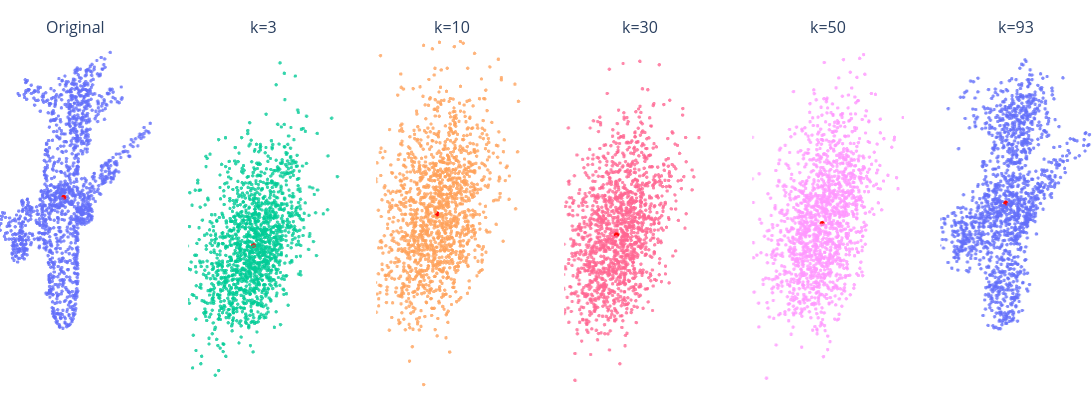

The code cell stored with this chart in its notebook:
### Code cell
def reconstruct_from_pca(mean_shape, components, scores, shape_index, k):
    mean_vector = mean_shape.reshape(-1)
    reconstructed = mean_vector + scores[shape_index, :k] @ components[:k, :]
    return reconstructed.reshape(mean_shape.shape)

def plot_original_vs_reconstructions(original, reconstructions, titles, size=2, max_points=1500, seed=0):
    n_plots = 1 + len(reconstructions)

    fig = make_subplots(
        rows=1,
        cols=n_plots,
        specs=[[{"type": "scene"} for _ in range(n_plots)]],
        subplot_titles=["Original"] + titles
    )

    all_shapes = [original] + reconstructions

    sample_idx = None
    if max_points is not None and len(original) > max_points:
        rng = np.random.default_rng(seed)
        sample_idx = rng.choice(len(original), max_points, replace=False)

    for i, points in enumerate(all_shapes):
        pts = points

        if sample_idx is not None:
            pts = pts[sample_idx]

        fig.add_trace(
            go.Scatter3d(
                x=pts[:, 0],
                y=pts[:, 1],
                z=pts[:, 2],
                mode="markers",
                marker=dict(size=size, opacity=0.8),
                showlegend=False
            ),
            row=1,
            col=i + 1
        )

        fig.add_trace(
            go.Scatter3d(
                x=[0],
                y=[0],
                z=[0],
                mode="markers",
                marker=dict(size=3, color="red"),
                showlegend=False
            ),
            row=1,
            col=i + 1
        )

    layout_update = {
        "width": 300 * n_plots,
        "height": 420,
        "margin": dict(l=0, r=0, t=40, b=0)
    }

    for i in range(1, n_plots + 1):
        layout_update[f"scene{i}"] = dict(
            xaxis=dict(visible=False),
            yaxis=dict(visible=False),
            zaxis=dict(visible=False),
            aspectmode="data"
        )

    fig.update_layout(**layout_update)
    fig.show()

shape_index = 20 

original = point_clouds_norm[shape_index]

k_comp = [3, 10, 30, 50, 93]

reconstructions = [
    reconstruct_from_pca(mean_shape, components, scores, shape_index, k)
    for k in k_comp
]

titles = [f"k={k}" for k in k_comp]

plot_original_vs_reconstructions(
    original,
    reconstructions,
    titles,
    size=2,
    max_points=1500,
    seed=0
)

### Figure 1 — Plotly figure (JSON) as saved in the notebook; plotly's stock layout.template omitted (floating-point values rounded to 4 significant figures; data arrays with more than 128 entries replaced by an {"elided": "..."} marker saying what was removed)
{"data": [{"marker": {"opacity": 0.8, "size": 2}, "mode": "markers", "scene": "scene", "showlegend": false, "type": "scatter3d", "x": {"elided": "1500 float values"}, "y": {"elided": "1500 float values"}, "z": {"elided": "1500 float values"}}, {"marker": {"color": "red", "size": 3}, "mode": "markers", "scene": "scene", "showlegend": false, "type": "scatter3d", "x": [0], "y": [0], "z": [0]}, {"marker": {"opacity": 0.8, "size": 2}, "mode": "markers", "scene": "scene2", "showlegend": false, "type": "scatter3d", "x": {"elided": "1500 float values"}, "y": {"elided": "1500 float values"}, "z": {"elided": "1500 float values"}}, {"marker": {"color": "red", "size": 3}, "mode": "markers", "scene": "scene2", "showlegend": false, "type": "scatter3d", "x": [0], "y": [0], "z": [0]}, {"marker": {"opacity": 0.8, "size": 2}, "mode": "markers", "scene": "scene3", "showlegend": false, "type": "scatter3d", "x": {"elided": "1500 float values"}, "y": {"elided": "1500 float values"}, "z": {"elided": "1500 float values"}}, {"marker": {"color": "red", "size": 3}, "mode": "markers", "scene": "scene3", "showlegend": false, "type": "scatter3d", "x": [0], "y": [0], "z": [0]}, {"marker": {"opacity": 0.8, "size": 2}, "mode": "markers", "scene": "scene4", "showlegend": false, "type": "scatter3d", "x": {"elided": "1500 float values"}, "y": {"elided": "1500 float values"}, "z": {"elided": "1500 float values"}}, {"marker": {"color": "red", "size": 3}, "mode": "markers", "scene": "scene4", "showlegend": false, "type": "scatter3d", "x": [0], "y": [0], "z": [0]}, {"marker": {"opacity": 0.8, "size": 2}, "mode": "markers", "scene": "scene5", "showlegend": false, "type": "scatter3d", "x": {"elided": "1500 float values"}, "y": {"elided": "1500 float values"}, "z": {"elided": "1500 float values"}}, {"marker": {"color": "red", "size": 3}, "mode": "markers", "scene": "scene5", "showlegend": false, "type": "scatter3d", "x": [0], "y": [0], "z": [0]}, {"marker": {"opacity": 0.8, "size": 2}, "mode": "markers", "scene": "scene6", "showlegend": false, "type": "scatter3d", "x": {"elided": "1500 float values"}, "y": {"elided": "1500 float values"}, "z": {"elided": "1500 float values"}}, {"marker": {"color": "red", "size": 3}, "mode": "markers", "scene": "scene6", "showlegend": false, "type": "scatter3d", "x": [0], "y": [0], "z": [0]}], "layout": {"annotations": [{"font": {"size": 16}, "showarrow": false, "text": "Original", "x": 0.06944, "xanchor": "center", "xref": "paper", "y": 1, "yanchor": "bottom", "yref": "paper"}, {"font": {"size": 16}, "showarrow": false, "text": "k=3", "x": 0.2417, "xanchor": "center", "xref": "paper", "y": 1, "yanchor": "bottom", "yref": "paper"}, {"font": {"size": 16}, "showarrow": false, "text": "k=10", "x": 0.4139, "xanchor": "center", "xref": "paper", "y": 1, "yanchor": "bottom", "yref": "paper"}, {"font": {"size": 16}, "showarrow": false, "text": "k=30", "x": 0.5861, "xanchor": "center", "xref": "paper", "y": 1, "yanchor": "bottom", "yref": "paper"}, {"font": {"size": 16}, "showarrow": false, "text": "k=50", "x": 0.7583, "xanchor": "center", "xref": "paper", "y": 1, "yanchor": "bottom", "yref": "paper"}, {"font": {"size": 16}, "showarrow": false, "text": "k=93", "x": 0.9306, "xanchor": "center", "xref": "paper", "y": 1, "yanchor": "bottom", "yref": "paper"}], "height": 420, "margin": {"b": 0, "l": 0, "r": 0, "t": 40}, "scene": {"aspectmode": "data", "domain": {"x": [0, 0.1389], "y": [0, 1]}, "xaxis": {"visible": false}, "yaxis": {"visible": false}, "zaxis": {"visible": false}}, "scene2": {"aspectmode": "data", "domain": {"x": [0.1722, 0.3111], "y": [0, 1]}, "xaxis": {"visible": false}, "yaxis": {"visible": false}, "zaxis": {"visible": false}}, "scene3": {"aspectmode": "data", "domain": {"x": [0.3444, 0.4833], "y": [0, 1]}, "xaxis": {"visible": false}, "yaxis": {"visible": false}, "zaxis": {"visible": false}}, "scene4": {"aspectmode": "data", "domain": {"x": [0.5167, 0.6556], "y": [0, 1]}, "xaxis": {"visible": false}, "yaxis": {"visible": false}, "zaxis": {"visible": false}}, "scene5": {"aspectmode": "data", "domain": {"x": [0.6889, 0.8278], "y": [0, 1]}, "xaxis": {"visible": false}, "yaxis": {"visible": false}, "zaxis": {"visible": false}}, "scene6": {"aspectmode": "data", "domain": {"x": [0.8611, 1], "y": [0, 1]}, "xaxis": {"visible": false}, "yaxis": {"visible": false}, "zaxis": {"visible": false}}, "width": 1800}}
